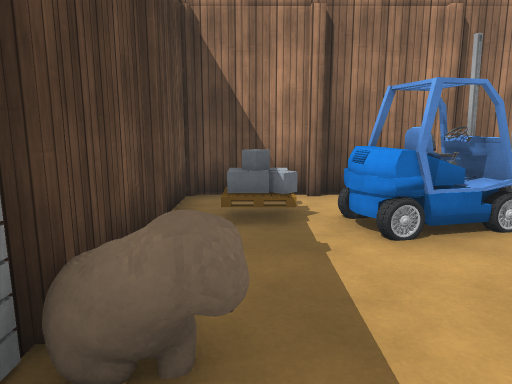
view 1 (above)

16 first-person views from a walk through a scene from a Unity 3-D project. The camera is 1.5 m above the floor, tilts 10° down and sees 70° across. The floor is counted in squares, 1 m on a side. Each view is taken from the middle of a square. On the plan, view 1 faces up. The plan holds only what a view shows up to about 16 squares ahead; the rest is blank. The place goes on beyond the plan. Surface patterns are stand-ins for the level's own textures.

view 2
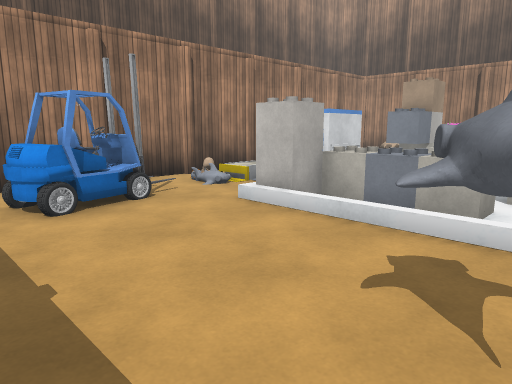

view 3
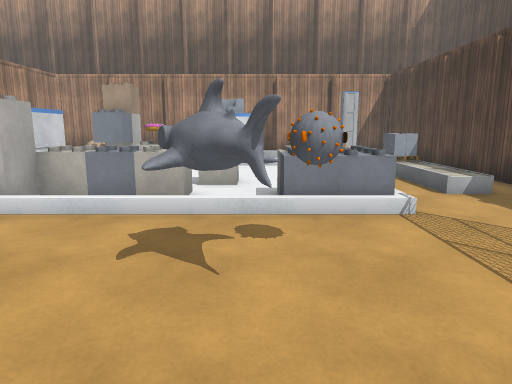

view 4
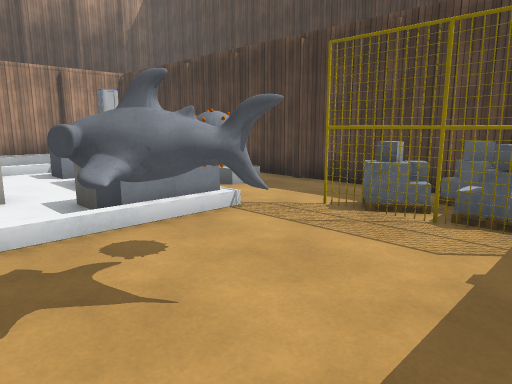

view 5
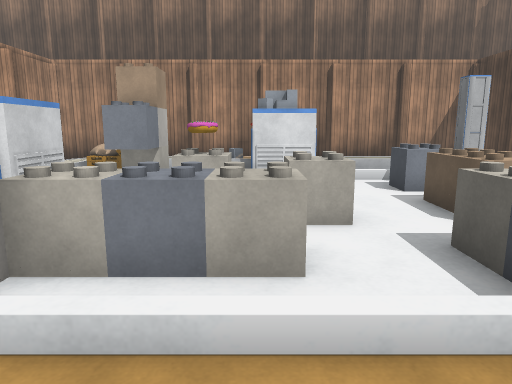

view 6
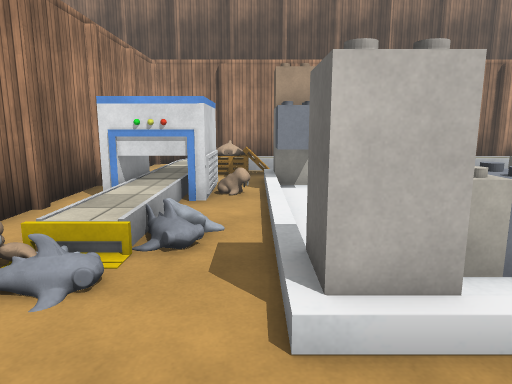

view 7
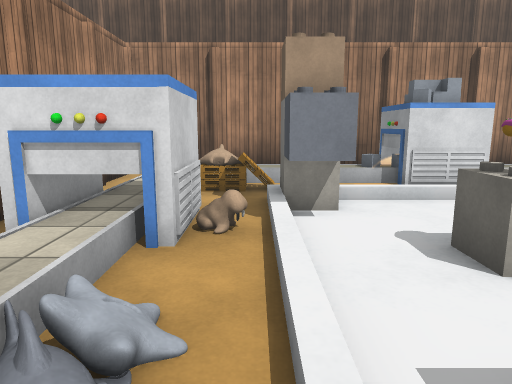

view 8
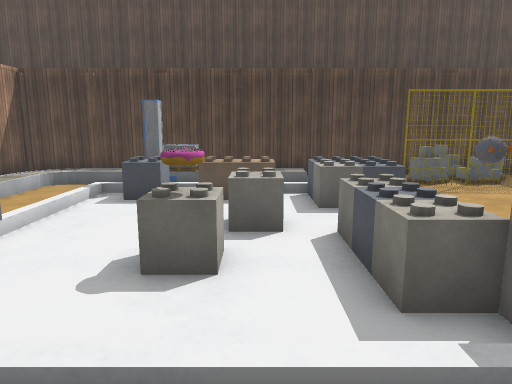

view 9
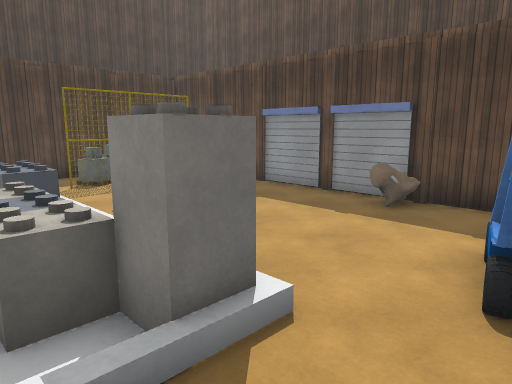

view 10
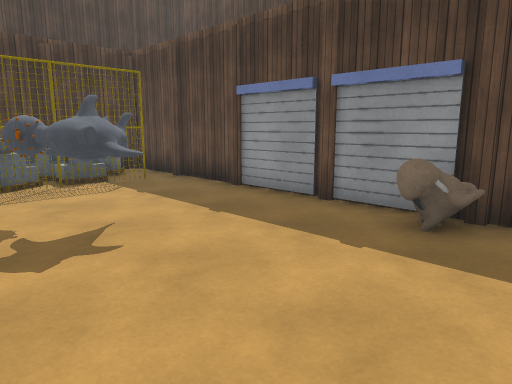

view 11
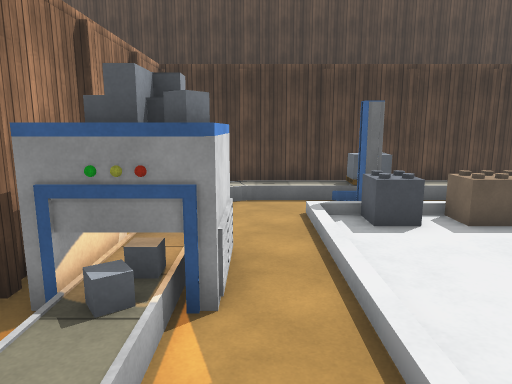

view 12
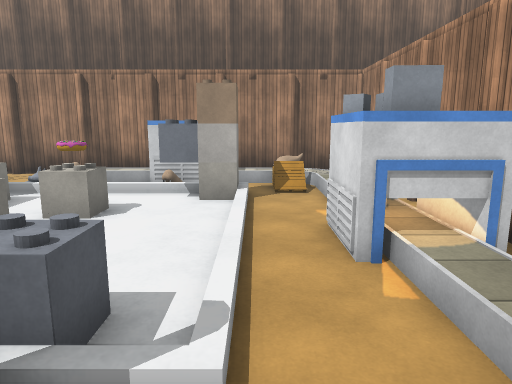

view 13
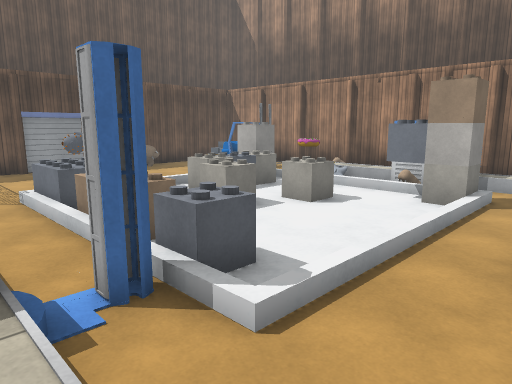

view 14
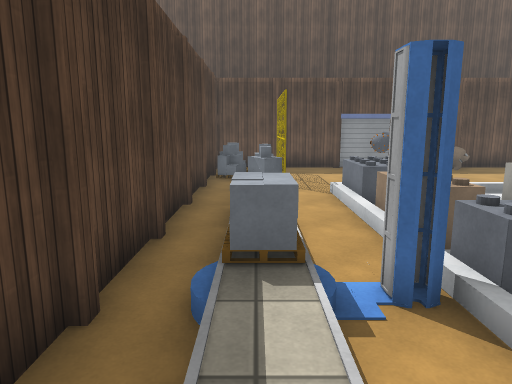

view 15
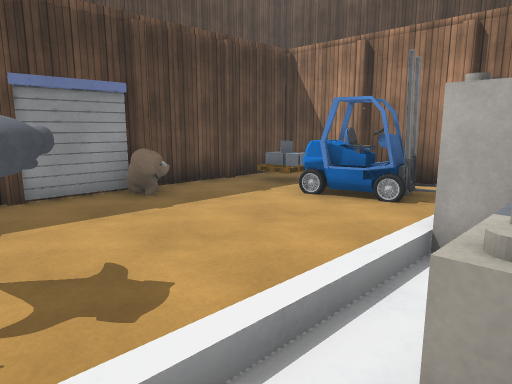

view 16
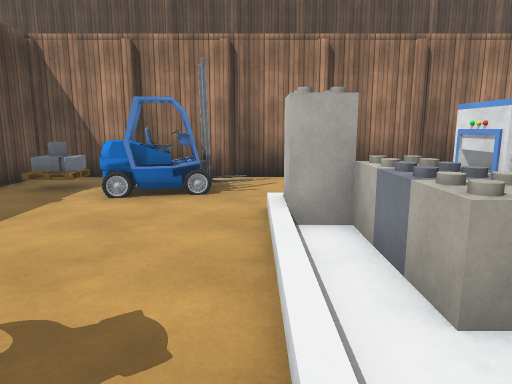

### Floor plan
Key: @ floor where view 1 was taken; # wall or solid block; . main floor; : floor 0.5 m higher than the main floor; / step, stairs or slope; = window, fence, low wall or low ledge; ^ raised ledge; O other object.
Columns run from 2 left of view 1 to 18 right of it. Each row starts with its distance up from view 1.
  8 ############## ######
  7 #......./=...###.   #
  6 #.O.##=///:::###::: #
  5 #...#=/..//..##..=/ #
  4 #.............O..///#
  3 ##...../OO....OO/.//#
  2 #^=..../.O.....././/#
  1 #....../.O..O..././/#
  0 #.@..../.O....../.###
 -1 #...##./...O..../.##
 -2 #...##./......../.###
 -3 #....#//OO.....././/#
 -4 #....../OO.OO.O././/#
 -5 #......///////#//.//#
 -6 #######......./...//#
 -7 ###=.=....:::^^:::/ #
 -8 #====............   #
 -9 #####################

Where each view was taken, in squares from view 1:
view 1: 0 up, 0 right, facing up
view 2: 2 down, 0 right, facing up-right
view 3: 2 down, 1 left, facing right
view 4: 0 up, 0 right, facing down-right
view 5: 0 up, 3 right, facing right
view 6: 4 up, 3 right, facing right
view 7: 4 up, 6 right, facing right
view 8: 6 up, 9 right, facing down
view 9: 6 up, 8 right, facing down-left
view 10: 4 up, 5 right, facing down-left
view 11: 4 up, 15 right, facing down
view 12: 7 down, 14 right, facing up
view 13: 7 down, 16 right, facing up-left
view 14: 7 down, 16 right, facing left
view 15: 2 down, 7 right, facing up-left
view 16: 3 down, 5 right, facing up
